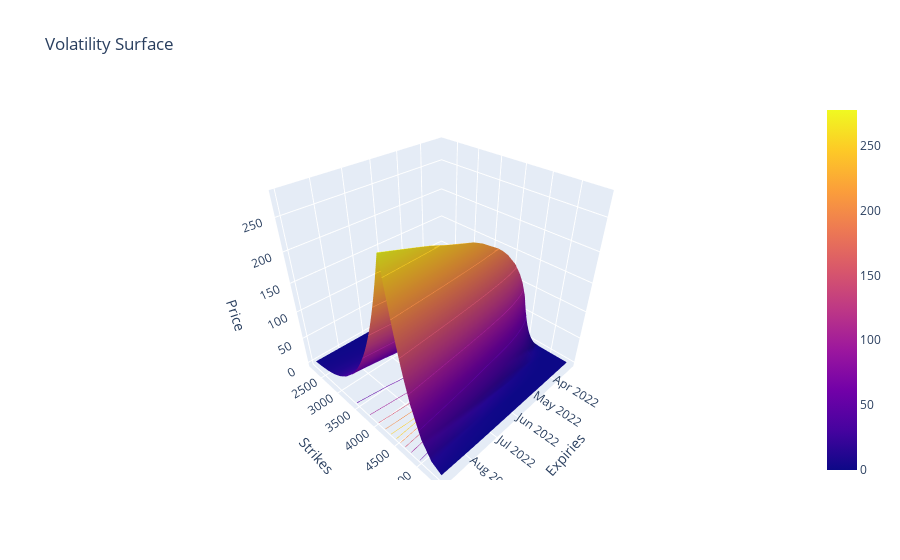
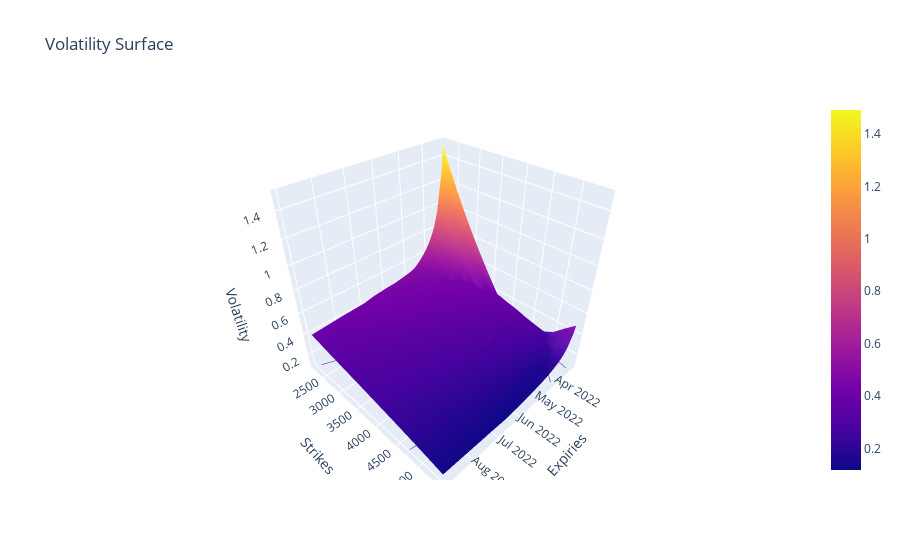

Notebook cell for these charts, in order:
### Code cell
fig = plot_volatility_surface(
	time=time,
	volatility_surface=spx_vs,
	quantity_method="model_price",
	model=model,
	plot_parameters={"moneyness": False, "time_to_expiry": False, "log_moneyness": False, "mid_price": True},
	out_the_money=True,
)
fig.show()


fig = plot_volatility_surface(
	time=time,
	volatility_surface=spx_vs,
	quantity_method="model_pricing_implied_volatility",
	pricing_model=pricing_model,
	model=model,
	plot_parameters={"moneyness": False, "time_to_expiry": False, "log_moneyness": False, "mid_price": True},
	out_the_money=True,
)
fig.show()

### Figure 1 — Plotly figure (JSON) as saved in the notebook; plotly's stock layout.template omitted (floating-point values rounded to 4 significant figures; data arrays with more than 128 entries replaced by an {"elided": "..."} marker saying what was removed)
{"data": [{"contours": {"z": {"highlightcolor": "limegreen", "project": {"z": true}, "show": true, "usecolormap": true}}, "type": "surface", "x": ["2022-03-09", "2022-03-11", "2022-03-18", "2022-03-23", "2022-03-25", "2022-03-30", "2022-03-31", "2022-04-01", "2022-04-08", "2022-04-14", "2022-04-22", "2022-04-29", "2022-05-20", "2022-05-31", "2022-06-17", "2022-06-30", "2022-07-15", "2022-07-29", "2022-08-31"], "y": [2200, 2400, 2600, 2800, 3000, 3200, 3400, 3500, 3600, 3700, 3800, 3850, 3900, 3950, 3975, 4000, 4025, 4040, 4050, 4060, 4070, 4075, 4080, 4090, 4100, 4110, 4120, 4125, 4130, 4140, 4150, 4160, 4170, 4175, 4180, 4190, 4200, 4210, 4220, 4225, 4230, 4240, 4250, 4260, 4270, 4275, 4280, 4290, 4300, 4310, 4320, 4325, 4330, 4340, 4350, 4360, 4370, 4375, 4380, 4390, 4400, 4410, 4420, 4425, 4430, 4440, 4450, 4460, 4470, 4475, 4480, 4490, 4500, 4510, 4525, 4550, 4600, 4650, 4700, 4800, 5000, 5200, 5400], "z": {"elided": "83x19 float values"}}], "layout": {"scene": {"aspectmode": "cube", "xaxis": {"title": {"text": "Expiries"}}, "yaxis": {"title": {"text": "Strikes"}}, "zaxis": {"title": {"text": "Price"}}}, "title": {"text": "Volatility Surface"}}}

### Figure 2 — Plotly figure (JSON) as saved in the notebook; plotly's stock layout.template omitted (floating-point values rounded to 4 significant figures; data arrays with more than 128 entries replaced by an {"elided": "..."} marker saying what was removed)
{"data": [{"contours": {"z": {"highlightcolor": "limegreen", "project": {"z": true}, "show": true, "usecolormap": true}}, "type": "surface", "x": ["2022-03-09", "2022-03-11", "2022-03-18", "2022-03-23", "2022-03-25", "2022-03-30", "2022-03-31", "2022-04-01", "2022-04-08", "2022-04-14", "2022-04-22", "2022-04-29", "2022-05-20", "2022-05-31", "2022-06-17", "2022-06-30", "2022-07-15", "2022-07-29", "2022-08-31"], "y": [2200, 2400, 2600, 2800, 3000, 3200, 3400, 3500, 3600, 3700, 3800, 3850, 3900, 3950, 3975, 4000, 4025, 4040, 4050, 4060, 4070, 4075, 4080, 4090, 4100, 4110, 4120, 4125, 4130, 4140, 4150, 4160, 4170, 4175, 4180, 4190, 4200, 4210, 4220, 4225, 4230, 4240, 4250, 4260, 4270, 4275, 4280, 4290, 4300, 4310, 4320, 4325, 4330, 4340, 4350, 4360, 4370, 4375, 4380, 4390, 4400, 4410, 4420, 4425, 4430, 4440, 4450, 4460, 4470, 4475, 4480, 4490, 4500, 4510, 4525, 4550, 4600, 4650, 4700, 4800, 5000, 5200, 5400], "z": {"elided": "83x19 float values"}}], "layout": {"scene": {"aspectmode": "cube", "xaxis": {"title": {"text": "Expiries"}}, "yaxis": {"title": {"text": "Strikes"}}, "zaxis": {"title": {"text": "Volatility"}}}, "title": {"text": "Volatility Surface"}}}
